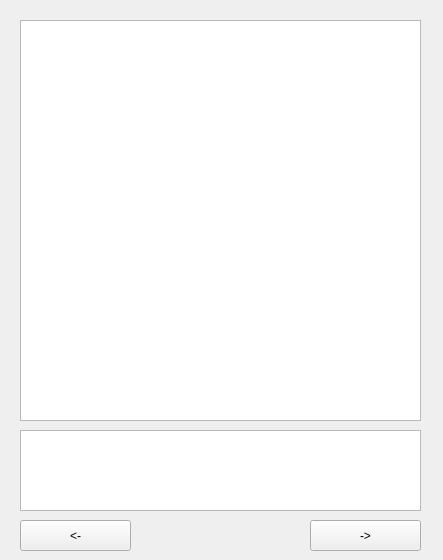
<?xml version="1.0" encoding="UTF-8"?>
<ui version="4.0">
 <class>MainWindow</class>
 <widget class="QMainWindow" name="MainWindow">
  <property name="geometry">
   <rect>
    <x>0</x>
    <y>0</y>
    <width>443</width>
    <height>560</height>
   </rect>
  </property>
  <property name="windowTitle">
   <string>MainWindow</string>
  </property>
  <widget class="QWidget" name="centralwidget">
   <widget class="QGraphicsView" name="graphicsView">
    <property name="geometry">
     <rect>
      <x>20</x>
      <y>20</y>
      <width>401</width>
      <height>401</height>
     </rect>
    </property>
   </widget>
   <widget class="QTextBrowser" name="textBrowser">
    <property name="geometry">
     <rect>
      <x>20</x>
      <y>430</y>
      <width>401</width>
      <height>81</height>
     </rect>
    </property>
    <property name="html">
     <string>&lt;!DOCTYPE HTML PUBLIC &quot;-//W3C//DTD HTML 4.0//EN&quot; &quot;http://www.w3.org/TR/REC-html40/strict.dtd&quot;&gt;
&lt;html&gt;&lt;head&gt;&lt;meta name=&quot;qrichtext&quot; content=&quot;1&quot; /&gt;&lt;style type=&quot;text/css&quot;&gt;
p, li { white-space: pre-wrap; }
&lt;/style&gt;&lt;/head&gt;&lt;body style=&quot; font-family:'MS Shell Dlg 2'; font-size:8.25pt; font-weight:400; font-style:normal;&quot;&gt;
&lt;p style=&quot;-qt-paragraph-type:empty; margin-top:0px; margin-bottom:0px; margin-left:0px; margin-right:0px; -qt-block-indent:0; text-indent:0px;&quot;&gt;&lt;br /&gt;&lt;/p&gt;&lt;/body&gt;&lt;/html&gt;</string>
    </property>
   </widget>
   <widget class="QPushButton" name="goLeft">
    <property name="geometry">
     <rect>
      <x>20</x>
      <y>520</y>
      <width>111</width>
      <height>31</height>
     </rect>
    </property>
    <property name="text">
     <string>&lt;-</string>
    </property>
   </widget>
   <widget class="QPushButton" name="goRight">
    <property name="geometry">
     <rect>
      <x>310</x>
      <y>520</y>
      <width>111</width>
      <height>31</height>
     </rect>
    </property>
    <property name="text">
     <string>-&gt;</string>
    </property>
   </widget>
  </widget>
 </widget>
 <resources/>
 <connections/>
</ui>
